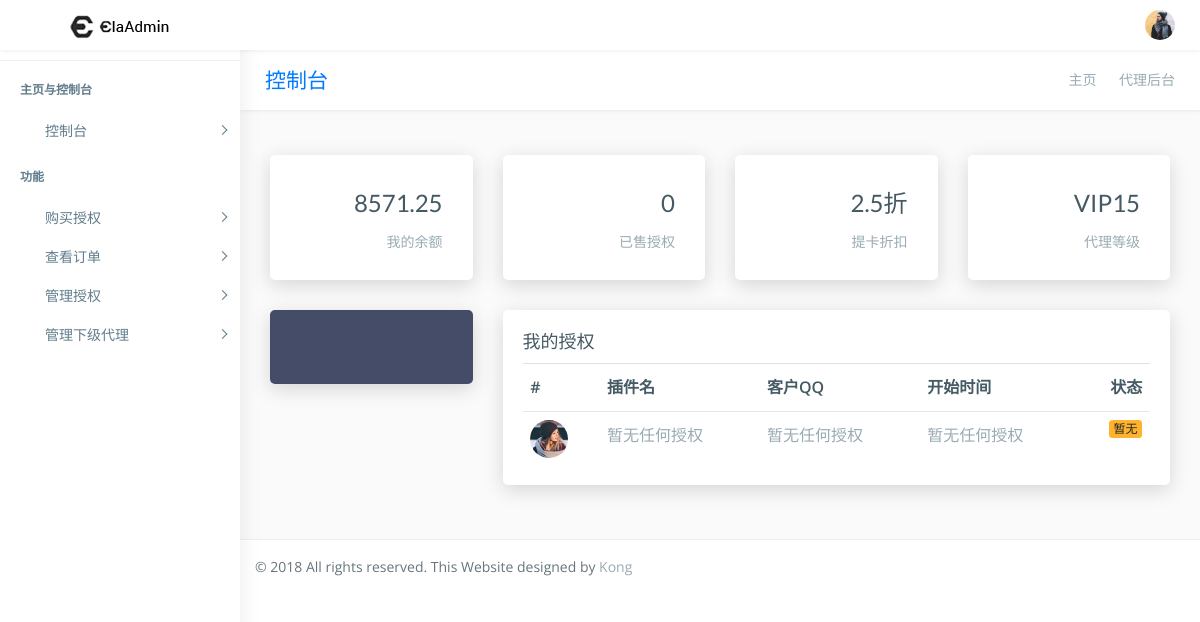
Before: / (signed in) with the older database file.
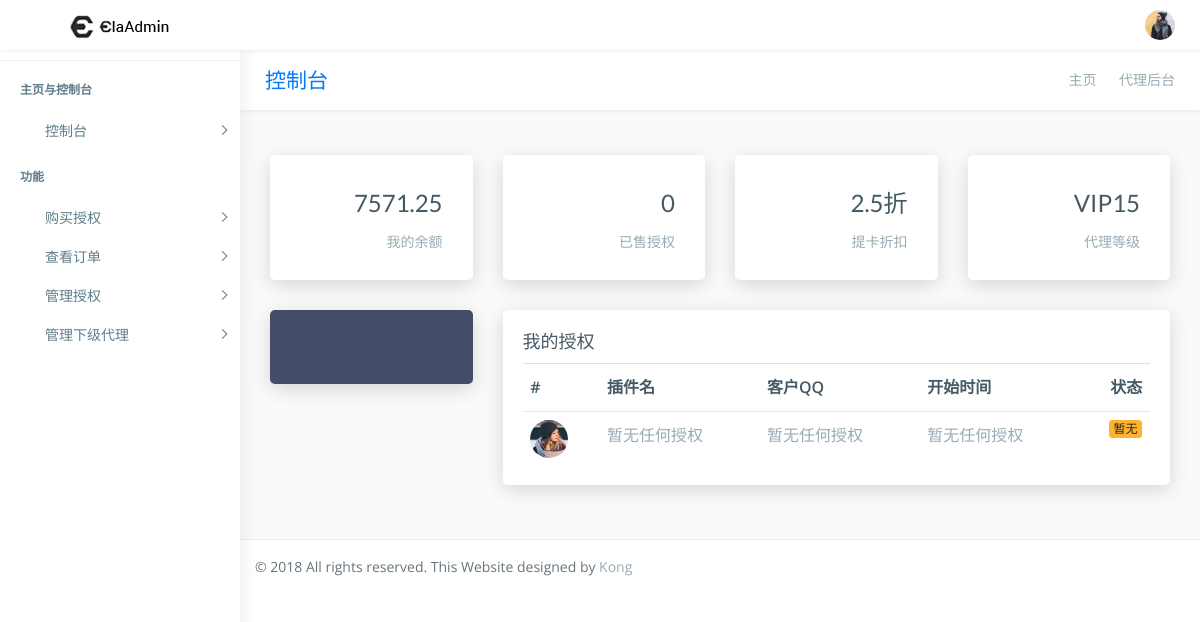
After: the same page with the newer database file.
### main_app/models.py (models this page shows)
class Others_info(models.Model):
    user = models.OneToOneField(User)
    balance = models.DecimalField(max_digits=8,decimal_places=2,verbose_name="用户余额",default=0)
    ad = models.CharField(verbose_name="代理广告",max_length=30,default="")
    TOKEN = models.CharField(verbose_name="API密链",max_length=15,unique=True)
    level = models.PositiveIntegerField(verbose_name="等级",default=1)
    up_proxy = models.PositiveIntegerField(verbose_name="上级（默认为0，代表没有上级）",default=0)

### main_app/views/web/base_web.py (the view, shortened to what this page needs)
# urls.py: url(r'^$',index_page,name='index'),
@login_required
def index_page(request): #控制台主页
    user = request.user
    context = {"username":user.username}
    try:
        user_other_info = Others_info.objects.get(user=user)
    except:
        return HttpResponse("出现错误！报告错误号：1000。\n 你可能登陆了多个账户或管理员账户，请登出后再操作！")
    context["money"] = user_other_info.balance
    try:  #查找授权
        auths = Authorization.objects.filter(proxy_man=user).order_by('id')
        context["auths_num"] = len(auths)
        auths_list =[]
        auths = auths.reverse()
        context["auths_list"] = auths_list
    except:
        context["auths_num"] = 0
    context['discount'] = "%.1f" % (10 - user_other_info.level *0.5)
    context["my_level"] = user_other_info.level
    notices = Notice.objects.all().order_by('-time')  #公告
    notices_list = []
    for i in notices[:3]:
        notices_list.append({"admin_name":i.admin_object.username,"time":i.time.strftime("%Y-%m-%d"),"title":i.title,"word":i.word})
    context["notices_list"]=notices_list
    return render(request,"index.html",context)

### templates/index.html (shortened to what the changed rows need)
{% extends "base.html" %}
{% load staticfiles %}
{% block wrapper %}
        <div class="page-wrapper">
            <div class="container-fluid">
                <div class="row">
                    <div class="col-md-3">
                        <div class="card p-30">
                            <div class="media">
                                <div class="media-body media-text-right">
                                    <h2>{{ money }}</h2>
                                    <p class="m-b-0">我的余额</p>
                                </div>
                            </div>
                        </div>
                    </div>
                    <div class="col-md-3">
                        <div class="card p-30">
                            <div class="media">
                                <div class="media-body media-text-right">
                                    <h2>{{ auths_num }}</h2>
                                </div>
                            </div>
                        </div>
                    </div>
                    <div class="col-md-3">
                        <div class="card p-30">
                            <div class="media">
                                <div class="media-body media-text-right">
                                    <h2>{{ discount }}折</h2>
                                </div>
                            </div>
                        </div>
                    </div>
                    <div class="col-md-3">
                        <div class="card p-30">
                            <div class="media">
                                <div class="media-body media-text-right">
                                    <h2>VIP{{ my_level }}</h2>
                                </div>
                            </div>
                        </div>
                    </div>
                </div>
                <div class="row">
                    <div class="col-lg-9">
                        <div class="card">
                            <div class="card-body">
                                <div class="table-responsive">
                                    <table class="table">
                                        <thead>
                                            <tr>
                                                <th>#</th>
                                                <th>插件名</th>
                                                <th>客户QQ</th>
                                                <th>开始时间</th>
                                                <th>状态</th>
                                            </tr>
                                        </thead>
                                    </table>
                                </div>
                            </div>
                        </div>
                    </div>
                </div>
            </div>
{% endblock wrapper %}

Changed rows visible on the page:
changed Others_info: balance "8571.25" → "7571.25"
